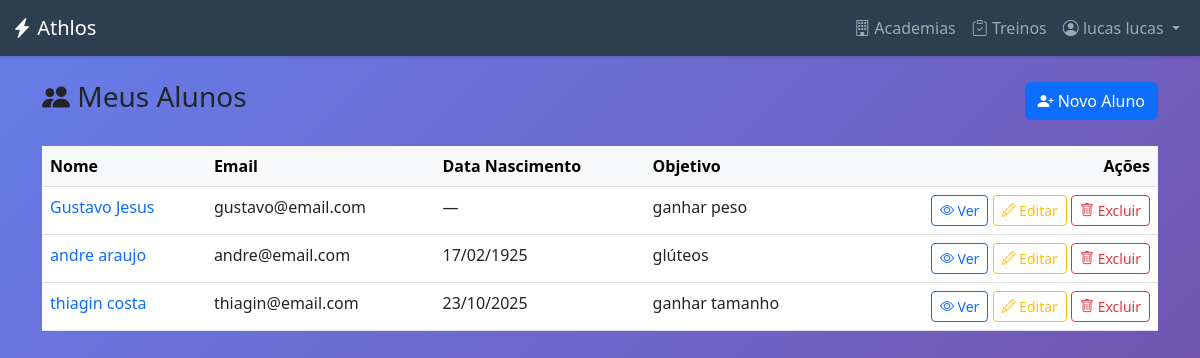
The app's page /alunos/ (signed in), older data.
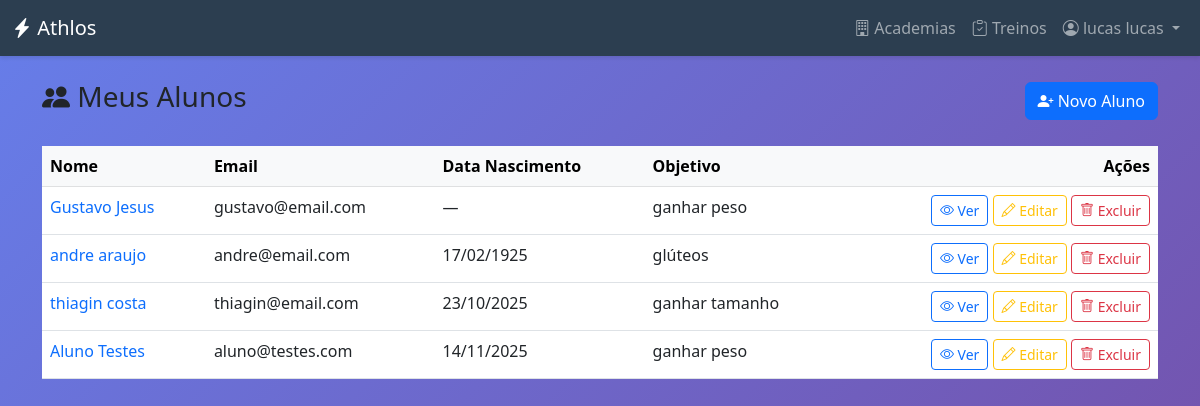
The same page, newer data.
### academias/models.py (models this page shows, shortened)
class Aluno(models.Model):
    user = models.OneToOneField(
        settings.AUTH_USER_MODEL,
        on_delete=models.CASCADE,
        primary_key=True,
        verbose_name="Usuário",
        limit_choices_to={"user_type": "ALUNO"},
    )
    personal_responsavel = models.ForeignKey(
        PersonalTrainer,
        on_delete=models.SET_NULL,
        null=True,
        blank=True,
        related_name="alunos",
        verbose_name="Personal Trainer Responsável",
    )
    academia = models.ForeignKey(
        Academia,
        on_delete=models.SET_NULL,
        null=True,
        blank=True,
        related_name="alunos",
        verbose_name="Academia",
    )
    data_nascimento = models.DateField(
        null=True, blank=True, verbose_name="Data de Nascimento"
    )
    objetivo = models.CharField(
        max_length=255, blank=True, null=True, verbose_name="Objetivo de Treino"
    )

### usuarios/models.py (models this page shows, shortened)
class CustomUser(AbstractUser):
    class TipoUsuario(models.TextChoices):
        ADMIN_SISTEMA = "ADMIN_SISTEMA", "Admin do Sistema"
        ADMIN_ACADEMIA = "ADMIN", "Admin da Academia"
        PERSONAL_TRAINER = "PERSONAL", "Personal Trainer"
        ALUNO = "ALUNO", "Aluno"
    email = models.EmailField(unique=True, verbose_name="Endereço de e-mail")
    user_type = models.CharField(
        max_length=20,
        choices=TipoUsuario.choices,
        default=TipoUsuario.ALUNO,
        verbose_name="Tipo de Usuário",
    )
    academia = models.ForeignKey(
        "academias.Academia",
        on_delete=models.SET_NULL,
        null=True,
        blank=True,
        verbose_name="Academia",
    )
    groups = models.ManyToManyField(
        Group,
        verbose_name="groups",
        blank=True,
        help_text=(
            "The groups this user belongs to. A user will get all permissions "
            "granted to each of their groups."
        ),
        related_name="customuser_groups",
        related_query_name="user",
    )
    user_permissions = models.ManyToManyField(
        Permission,
        verbose_name="user permissions",
        blank=True,
        help_text="Specific permissions for this user.",
        related_name="customuser_permissions",
        related_query_name="user",
    )
    USERNAME_FIELD = "email"
    REQUIRED_FIELDS = ["username", "first_name", "last_name"]

### core/views.py (the view)
# urls.py: path("alunos/", views.aluno_list, name="aluno_list"),
@login_required
def aluno_list(request):
    user = request.user
    if user.user_type in ["ADMIN", "ADMIN_SISTEMA"]:
        alunos = Aluno.objects.all()
    elif user.user_type == "PERSONAL":
        try:
            personal = user.personaltrainer
            alunos = personal.alunos.all()
        except PersonalTrainer.DoesNotExist:
            alunos = Aluno.objects.none()
    else:
        messages.error(request, "Acesso negado.")
        return redirect("dashboard")
    return render(request, "core/alunos/aluno_list.html", {"alunos": alunos})

### core/templates/core/alunos/aluno_list.html (shortened to what this page needs)
{% extends 'core/base.html' %}
{% block content %}
<div class="container py-4">
    <div class="d-flex justify-content-between align-items-center mb-4">
        <h3><i class="bi bi-people-fill"></i> Meus Alunos</h3>
        <a href="{% url 'aluno_create' %}" class="btn btn-primary">
            <i class="bi bi-person-plus-fill"></i> Novo Aluno
        </a>
    </div>
    {% if alunos %}
    <div class="table-responsive">
        <table class="table table-hover">
            <thead class="table-light">
                <tr>
                    <th>Nome</th>
                    <th>Email</th>
                    <th>Data Nascimento</th>
                    <th>Objetivo</th>
                    <th class="text-end">Ações</th>
                </tr>
            </thead>
            <tbody>
                {% for aluno in alunos %}
                <tr>
                    <td>
                        <a href="{% url 'aluno_detail' aluno.pk %}" class="text-decoration-none">
                            {{ aluno.user.get_full_name|default:aluno.user.email }}
                        </a>
                    </td>
                    <td>{{ aluno.user.email }}</td>
                    <td>{{ aluno.data_nascimento|date:"d/m/Y"|default:"—" }}</td>
                    <td>{{ aluno.objetivo|default:"Não definido" }}</td>
                    <td class="text-end">
                        <a href="{% url 'aluno_detail' aluno.pk %}" class="btn btn-sm btn-outline-primary">
                            <i class="bi bi-eye"></i> Ver
                        </a>
                        <a href="{% url 'aluno_edit' aluno.pk %}" class="btn btn-sm btn-outline-warning">
                            <i class="bi bi-pencil"></i> Editar
                        </a>
                        <button type="button" class="btn btn-sm btn-outline-danger" data-bs-toggle="modal"
                            data-bs-target="#deleteModal{{ aluno.pk }}">
                            <i class="bi bi-trash"></i> Excluir
                        </button>
                    </td>
                </tr>
                {% endfor %}
            </tbody>
        </table>
    </div>
    {% else %}
    <div class="alert alert-info">
        <i class="bi bi-info-circle"></i> Nenhum aluno cadastrado ainda.
        <a href="{% url 'aluno_create' %}" class="alert-link">Cadastre o primeiro aluno</a>.
    </div>
    {% endif %}
</div>
{% endblock %}

Row changes from the older to the newer data that the page shows:
added Aluno: user.get_full_name "Aluno Testes", user.email "aluno@testes.com", data_nascimento "14/11/2025", objetivo "ganhar peso"
